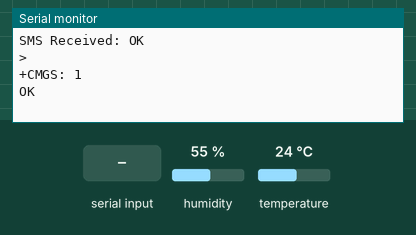
Recording of a sketch running on a simulated Arduino Uno, built with avr-gcc and run on an emulated ATmega328P. Shown: the last lines printed to the serial monitor. Inputs (shaded band) come from the test bench; at power-on: temperature 24 °C, humidity 55 %. The modem accepts every AT command (registered, SIM ready, sends succeed) and sends nothing else.

Above: at 4.8 s.
4.9 s: temperature set to 12 °C
At 8.7 s:
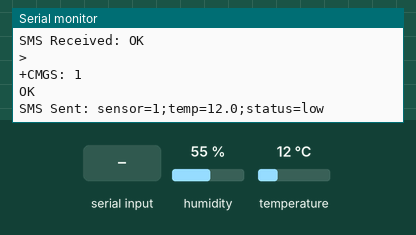
9.7 s: "TEST;1\n" received over the second serial link
14.3 s: "TEST;150\n" received over the second serial link
At 17.3 s:
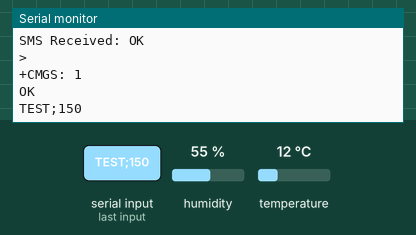
17.9 s: temperature set to 33 °C
At 23.3 s:
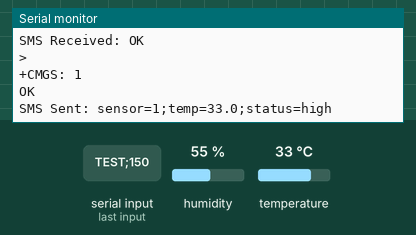
23.8 s: "TEST" received over the second serial link
28.6 s: "SET_MAX" received over the second serial link
At 31.1 s:
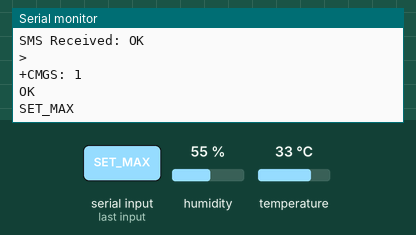

The sketch:

Embedded_systems_project.ino
```cpp
#include <SoftwareSerial.h>
#include <DHT.h>

#define DHTPIN 2             // Pin where the DHT sensor is connected
#define DHTTYPE DHT22        // DHT11 or DHT22
#define SENSOR_ID "1"  // Custom sensor identifier

#define RX 10  // GSM Module TX pin connected to Arduino pin 10
#define TX 11  // GSM Module RX pin connected to Arduino pin 11

SoftwareSerial gsm(RX, TX);
DHT dht(DHTPIN, DHTTYPE);


float minTemp = 22.0;
float maxTemp = 30.0;
unsigned long lastReportTime = 0;
const unsigned long reportInterval = 5 * 60 * 1000UL; // 5 minutes
String phoneNumber = "+256782150448"; // Replace with your actual number

void setup() {
  Serial.begin(9600);
  gsm.begin(9600);
  dht.begin();
  delay(1000);

    Serial.println("[LOG] ----");

  sendSMS(phoneNumber, "Sensor booted. Send 'SET MIN <value>' or 'SET_MAX <value>' to configure.");
}

void loop() {
  float temp = dht.readTemperature();
  if (isnan(temp)) {
    Serial.println("Failed to read from DHT sensor!");
    return;
  }

  // Check thresholds and send alerts
  if (temp < minTemp) {
    sendTempReport(temp, "low");
  } else if (temp > maxTemp) {
    sendTempReport(temp, "high");
  } else {
    // Send report every 5 minutes
    if (millis() - lastReportTime > reportInterval) {
      lastReportTime = millis();
      sendTempReport(temp, "normal");
    }
  }

  // Check for incoming SMS
  if (gsm.available()) {
    String message = gsm.readString();
    message.trim();
    Serial.println("SMS Received: " + message);

    // Strip out the default message for test messages
    if (message.startsWith("TEST")) {
      sendSMS(phoneNumber, "Test message received successfully.");
      return;
    }

    // remove Sent from your Twilio Trial account - and decode [SET_MAX=30;SET MIN=25.6] string into an array
    // Remove "Sent from your Twilio Trial account" and decode "SET_MAX=30;SET MIN=25.6" string into an array
    message.replace("Sent from your Twilio Trial account", "");
    if (message.indexOf("SET_MAX") != -1 || message.indexOf("SET MIN") != -1) {
      int maxIndex = message.indexOf("SET_MAX");
      int minIndex = message.indexOf("SET MIN");
      if (maxIndex != -1) {
        String maxValue = message.substring(maxIndex + 8, message.indexOf(";", maxIndex));
        maxTemp = maxValue.toFloat();
        sendThresholdResponse("max_set", maxTemp);
      }
      if (minIndex != -1) {
        String minValue = message.substring(minIndex + 8, message.indexOf(";", minIndex));
        minTemp = minValue.toFloat();
        sendThresholdResponse("min_set", minTemp);
      }
    }
  }
}

void sendSMS(String number, String message) {
  gsm.println("AT+CMGF=1"); delay(100);
  gsm.print("AT+CMGS=\""); gsm.print(number); gsm.println("\""); delay(300);
  gsm.print(message); delay(100);
  gsm.write(26); // CTRL+Z to send
  delay(2000);
  Serial.println("SMS Sent: " + message);
}

//sensor=SENSOR1;temp=2.6;status=normal
void sendTempReport(float temp, String status) {
  String message = "sensor=" + String(SENSOR_ID) +
                   ";temp=" + String(temp, 1) +
                   ";status=" + status;
  sendSMS(phoneNumber, message);
}

void sendThresholdResponse(String key, float value) {
  String message = "sensor=" + String(SENSOR_ID) +
                   ";" + key + "=" + String(value, 1);
  sendSMS(phoneNumber, message);
}

float extractValue(String message) {
  int spaceIndex = message.lastIndexOf(' ');
  if (spaceIndex > 0) {
    String valStr = message.substring(spaceIndex + 1);
    return valStr.toFloat();
  }
  return NAN;
}
```

Measured:
- after the input at 4.9 s, the serial monitor: prints a new line after 3.3 s (image 1)
- after the input at 14.3 s, the serial monitor: prints a new line after 2.1 s (image 2)
- after the input at 17.9 s, the serial monitor: prints a new line after 4.6 s (image 3)
- after the input at 28.6 s, the serial monitor: prints a new line after 2.1 s (image 4)
